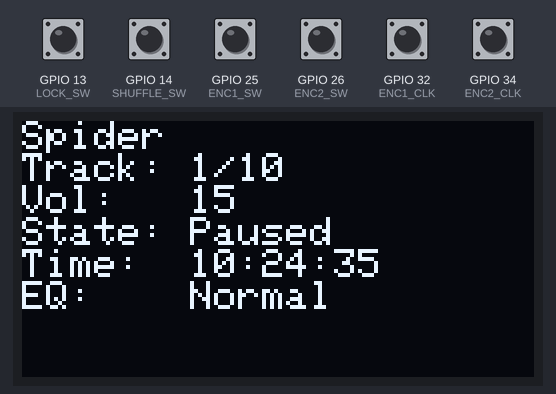
The sketch below on a simulated ESP32. Shown: 128×64 one-colour display. Inputs (shaded band) come from the test bench; at power-on: GPIO 13 (LOCK_SW), GPIO 14 (SHUFFLE_SW), GPIO 25 (ENC1_SW), GPIO 26 (ENC2_SW), GPIO 32 (ENC1_CLK), GPIO 34 (ENC2_CLK) HIGH. WiFi joins after 1.5 s; servers stay silent unless stated; the local clock reads 2024-03-15 10:24:30 at power-on unless the sketch sets it; random numbers use the default seed unless the sketch sets one; EEPROM starts erased; the audio player accepts every command and is not drawn; what the sketch prints to the serial monitor is not drawn.

Above: at 5.4 s.
5.5 s: GPIO 25 (ENC1_SW) pulled LOW for 0.15 s
At 5.72 s:
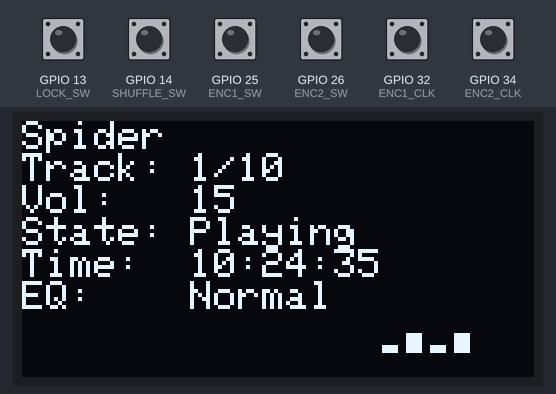
6.2 s: GPIO 13 (LOCK_SW) pulled LOW for 0.15 s
At 6.3 s:
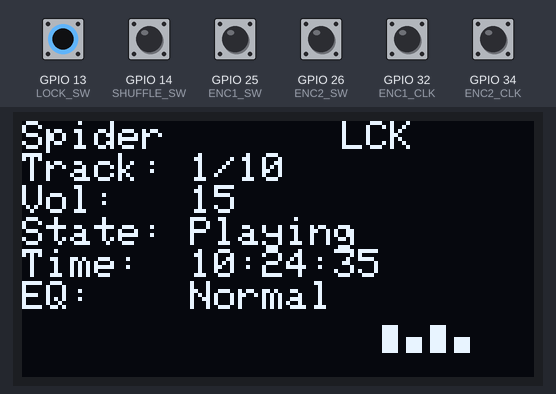
6.9 s: GPIO 14 (SHUFFLE_SW) pulled LOW for 0.15 s
At 7.01 s:
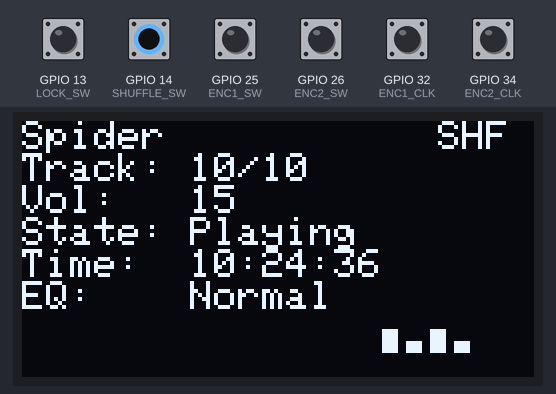
7.6 s: GPIO 26 (ENC2_SW) pulled LOW for 0.15 s
At 7.79 s:
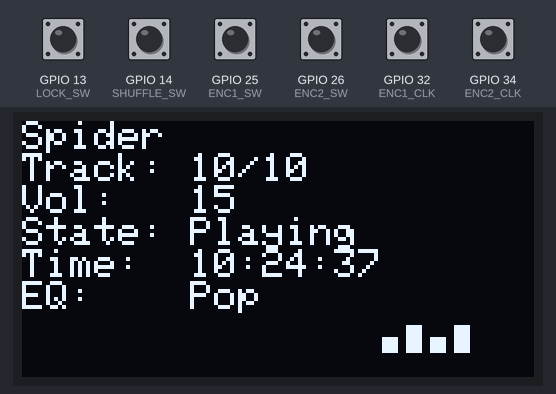
8.3 s: GPIO 26 (ENC2_SW) pulled LOW for 1 s
At 8.5 s:
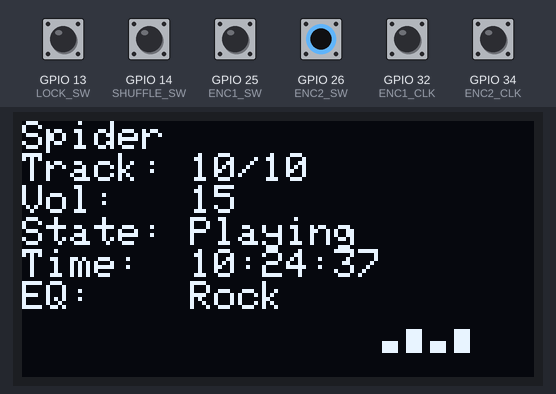
9.9 s: GPIO 13 (LOCK_SW) pulled LOW for 1 s
At 15.75 s:
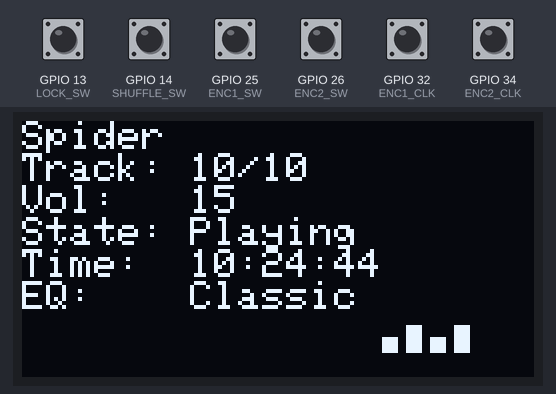
Timing chart, 0 to 17.2 s (numbered marks = the images above; inputs shaded):
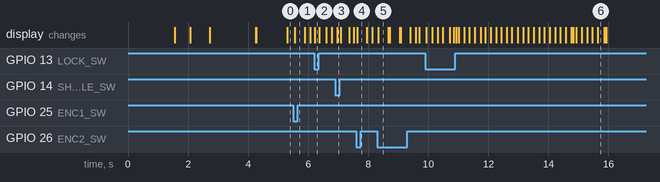

Measured:
- after the input at 5.5 s, the display: changes after 0.06 s (image 1)

The sketch:

spider.ino
```cpp
// Spider: ESP32 MP3 player, two-knob version
// Parts: ESP32 dev board, DFPlayer Mini, 0.96" SSD1306 OLED (I2C), two KY-040
// rotary encoders, two slide switches (lock and shuffle).
// Board settings in the Arduino IDE: ESP32 Dev Module, Flash Mode DIO.
// Wiring and the story behind it: see docs/ in this repo.
//
// Knob 1: turn = track, click = play / pause (resumes mid-song)
// Knob 2: turn = volume, click = next EQ preset
// Lock switch: knobs do nothing. Shuffle switch: random next track.

#include <Wire.h>
#include <WiFi.h>
#include <WebServer.h>
#include <ArduinoOTA.h>
#include <Preferences.h>
#include <Adafruit_GFX.h>
#include <Adafruit_SSD1306.h>
#include <DFRobotDFPlayerMini.h>

Adafruit_SSD1306 display(128, 64, &Wire, -1);
HardwareSerial dfSerial(2);
DFRobotDFPlayerMini myDFPlayer;
WebServer server(80);
Preferences prefs;

#define ENC1_CLK 32
#define ENC1_DT  33
#define ENC1_SW  25

#define ENC2_CLK 34
#define ENC2_DT  27
#define ENC2_SW  26

#define LOCK_SW    13
#define SHUFFLE_SW 14

int enc1LastCLK, enc2LastCLK;

int track = 1;
int volume = 15;
bool playing = false;
bool pausedMidSong = false;
int maxTrack = 99;
bool dfReady = false;

const char* eqNames[] = {"Normal", "Pop", "Rock", "Jazz", "Classic", "Bass"};
const int eqCount = 6;
int eqIndex = 0;

bool locked = false;
bool shuffleOn = false;
bool shuffleLast = false;
unsigned long lastFinishedAt = 0;

// Put your own WiFi name and password here. Leave them as they are and the
// player still works: it looks for WiFi for 4 seconds, then carries on without it.
const char* wifiSSID = "YOUR_WIFI_NAME";
const char* wifiPassword = "YOUR_WIFI_PASSWORD";
const char* ntpServer = "pool.ntp.org";
const long gmtOffsetSec = 3600;
const int daylightOffsetSec = 0;

bool wifiOn = false;
unsigned long wifiLostSince = 0;

char timeString[9] = "--:--:--";

// ---------- Screensaver ----------
const unsigned long screensaverDelay = 5000;  // no input for this long = screensaver (ms)
const unsigned long nameTime = 5000;          // how long the name stays up (ms)
const int kickSpeed = 4;                      // pixels moved per frame (bigger = faster)
const int frameTime = 30;                     // ms per frame (bigger = slower)

bool screensaverOn = false;
unsigned long lastActivity = 0;
int ssPhase = 0;                 // 0 = showing name, 1 = kick sliding
unsigned long ssPhaseStart = 0;
unsigned long ssLastFrame = 0;
int ssKickX = 0;

// Your flying kick, 60 x 46 pixels
#define KICK_W 60
#define KICK_H 46
const unsigned char kickPic[] PROGMEM = {
  0x00, 0x1F, 0xC0, 0x00, 0x00, 0x00, 0x00, 0x00, 0x00, 0x1F, 0xC0, 0x00, 0x00, 0x00, 0x00, 0x00,
  0x00, 0x3F, 0xC0, 0x00, 0x00, 0x00, 0x00, 0x00, 0x00, 0x3F, 0xC0, 0x00, 0x00, 0x00, 0x00, 0x00,
  0x00, 0x3F, 0xC0, 0x00, 0x00, 0x00, 0x00, 0x00, 0x00, 0x3F, 0xC0, 0x00, 0x00, 0x00, 0x00, 0x00,
  0x00, 0x3F, 0xC0, 0x00, 0x00, 0x00, 0x00, 0x00, 0x00, 0x3F, 0x80, 0x00, 0x00, 0x00, 0x00, 0x00,
  0x00, 0x1F, 0x80, 0x00, 0x00, 0x00, 0x00, 0x00, 0x00, 0x3F, 0xFF, 0x80, 0x00, 0x00, 0x00, 0x00,
  0x00, 0x7F, 0xFF, 0xE0, 0x00, 0x00, 0x00, 0x00, 0x01, 0xFF, 0xFF, 0xF8, 0x00, 0x00, 0x00, 0xC0,
  0x03, 0xFF, 0xFF, 0xFF, 0xE0, 0x03, 0xE7, 0xE0, 0x0F, 0xFF, 0xFF, 0xFF, 0xFC, 0x3F, 0xFF, 0xE0,
  0x1F, 0xFF, 0xFF, 0xFF, 0xFF, 0xFF, 0xFF, 0xE0, 0x1F, 0xFF, 0xFF, 0xFF, 0xFF, 0xFF, 0xFF, 0xE0,
  0x3F, 0xFF, 0xFF, 0x83, 0xFF, 0xFF, 0xFE, 0xF0, 0x7F, 0xFF, 0xFF, 0x80, 0xFF, 0xFF, 0xF8, 0x60,
  0x7C, 0xFF, 0xFF, 0xC0, 0xFF, 0xFF, 0xF0, 0x00, 0x70, 0x3F, 0xFF, 0xE7, 0xFF, 0xFF, 0xF0, 0x00,
  0xF0, 0x3F, 0xFF, 0xFF, 0xFF, 0xFF, 0x80, 0x00, 0xF0, 0x1F, 0xFF, 0xFF, 0xFF, 0xFE, 0x00, 0x00,
  0xE0, 0x1F, 0xFF, 0xFF, 0xFF, 0xE0, 0x00, 0x00, 0xE0, 0x0F, 0xFF, 0xFF, 0xFF, 0x80, 0x00, 0x00,
  0xE0, 0x0F, 0xFF, 0xFF, 0xFF, 0x00, 0x00, 0x00, 0xE0, 0x07, 0xFF, 0xFF, 0xFC, 0x00, 0x00, 0x00,
  0xE0, 0x07, 0xFF, 0xFF, 0xF0, 0x00, 0x00, 0x00, 0xE0, 0x03, 0xFF, 0xFF, 0x80, 0x00, 0x00, 0x00,
  0xE0, 0x01, 0xFF, 0xFF, 0x00, 0x00, 0x00, 0x00, 0xC0, 0x00, 0xFF, 0xFE, 0x00, 0x00, 0x00, 0x00,
  0x00, 0x00, 0x7F, 0xFC, 0x00, 0x00, 0x00, 0x00, 0x00, 0x00, 0x7F, 0xF8, 0x00, 0x00, 0x00, 0x00,
  0x00, 0x00, 0x3F, 0xF0, 0x00, 0x00, 0x00, 0x00, 0x00, 0x00, 0x1F, 0xF0, 0x00, 0x00, 0x00, 0x00,
  0x00, 0x00, 0x0F, 0xF0, 0x00, 0x00, 0x00, 0x00, 0x00, 0x00, 0x0F, 0xF0, 0x00, 0x00, 0x00, 0x00,
  0x00, 0x00, 0x0F, 0xF0, 0x00, 0x00, 0x00, 0x00, 0x00, 0x00, 0x0F, 0xF0, 0x00, 0x00, 0x00, 0x00,
  0x00, 0x00, 0x0F, 0xE3, 0x80, 0x00, 0x00, 0x00, 0x00, 0x00, 0x0F, 0xE7, 0xF0, 0x00, 0x00, 0x00,
  0x00, 0x00, 0x0F, 0xFF, 0xFC, 0x00, 0x00, 0x00, 0x00, 0x00, 0x0F, 0xFF, 0xFC, 0x00, 0x00, 0x00,
  0x00, 0x00, 0x0F, 0xFF, 0xFE, 0x00, 0x00, 0x00, 0x00, 0x00, 0x0F, 0xFF, 0xFC, 0x00, 0x00, 0x00,
  0x00, 0x00, 0x07, 0x80, 0x18, 0x00, 0x00, 0x00, 0x00, 0x00, 0x01, 0x80, 0x00, 0x00, 0x00, 0x00
};

void saveState() {
  prefs.putInt("track", track);
  prefs.putInt("volume", volume);
  prefs.putBool("playing", playing);
  prefs.putInt("eq", eqIndex);
}

int randomTrack() {
  if (maxTrack <= 1) return 1;
  int t = track;
  while (t == track) {
    t = random(1, maxTrack + 1);
  }
  return t;
}

void playTrack() {
  myDFPlayer.play(track);
  pausedMidSong = false;
}

void turnWifiOff() {
  WiFi.disconnect(true);
  WiFi.mode(WIFI_OFF);
  wifiOn = false;
  Serial.println("WiFi switched off to save battery");
}

void showBootMessage(const char* line1, const char* line2) {
  display.clearDisplay();
  display.setTextSize(1);
  display.setTextColor(SSD1306_WHITE);
  display.setCursor(0, 0);
  display.println("Spider");
  display.println();
  display.println(line1);
  display.println(line2);
  display.display();
}

void updateDisplay() {
  if (screensaverOn) return;   // screensaver owns the screen

  display.clearDisplay();
  display.setTextSize(1);
  display.setTextColor(SSD1306_WHITE);
  display.setCursor(0, 0);
  display.print("Spider");

  if (locked) {
    display.setCursor(80, 0);
    display.print("LCK");
  }
  if (shuffleOn) {
    display.setCursor(104, 0);
    display.print("SHF");
  }

  display.setCursor(0, 8);
  display.print("Track: ");
  display.print(track);
  display.print("/");
  display.println(maxTrack);
  display.print("Vol:   ");
  display.println(volume);
  display.print("State: ");
  display.println(playing ? "Playing" : "Paused");
  display.print("Time:  ");
  display.println(timeString);
  display.print("EQ:    ");
  display.println(eqNames[eqIndex]);

  if (!dfReady) {
    display.println("No DFPlayer!");
  }

  if (playing) {
    int barBase = 58;
    int barX = 90;
    for (int i = 0; i < 4; i++) {
      int seed = (millis() / 150) + i * 3;
      int h = 2 + (seed % 6);
      display.fillRect(barX + i * 6, barBase - h, 4, h, SSD1306_WHITE);
    }
  }

  display.display();
}

// ---------- Screensaver drawing ----------
void showName() {
  display.clearDisplay();
  display.setTextColor(SSD1306_WHITE);

  // Yellow strip
  display.setTextSize(2);
  display.setCursor(28, 0);
  display.print("FOLLOW");

  // Blue part
  display.setTextSize(3);
  display.setCursor(10, 16);
  display.print("@Super");
  display.setCursor(1, 40);
  display.print("DidZero");

  display.display();
}

void startScreensaver() {
  screensaverOn = true;
  ssPhase = 0;
  ssPhaseStart = millis();
  showName();
}

// Draws the next step of the screensaver without stopping the music
void runScreensaver() {
  if (ssPhase == 0) {
    if (millis() - ssPhaseStart >= nameTime) {
      ssPhase = 1;
      ssKickX = -KICK_W;
      ssLastFrame = 0;
    }
  } else {
    if (millis() - ssLastFrame >= (unsigned long)frameTime) {
      ssLastFrame = millis();
      display.clearDisplay();
      display.drawBitmap(ssKickX, 17, kickPic, KICK_W, KICK_H, SSD1306_WHITE);
      display.display();
      ssKickX += kickSpeed;
      if (ssKickX > 128) {
        ssPhase = 0;
        ssPhaseStart = millis();
        showName();
      }
    }
  }
}

// Call on any knob or switch input.
// Returns true if the screen was asleep, so that first touch only wakes it up.
bool wakeUp() {
  lastActivity = millis();
  if (screensaverOn) {
    screensaverOn = false;
    updateDisplay();
    return true;
  }
  return false;
}

void updateTimeString() {
  struct tm timeinfo;
  // 0 = don't wait; if the time was never set, the dashes stay
  if (getLocalTime(&timeinfo, 0)) {
    sprintf(timeString, "%02d:%02d:%02d", timeinfo.tm_hour, timeinfo.tm_min, timeinfo.tm_sec);
  }
}

void handleRoot() {
  String html = "<html><head><meta http-equiv='refresh' content='2'>";
  html += "<title>Spider</title></head><body style='font-family:sans-serif'>";
  html += "<h1>Spider</h1>";
  html += "<p><b>Track:</b> " + String(track) + " of " + String(maxTrack) + "</p>";
  html += "<p><b>Volume:</b> " + String(volume) + "</p>";
  html += "<p><b>State:</b> " + String(playing ? "Playing" : "Paused") + "</p>";
  html += "<p><b>EQ:</b> " + String(eqNames[eqIndex]) + "</p>";
  html += "<p><b>Lock:</b> " + String(locked ? "On" : "Off") + "</p>";
  html += "<p><b>Shuffle:</b> " + String(shuffleOn ? "On" : "Off") + "</p>";
  html += "<p><b>Time:</b> " + String(timeString) + "</p>";
  html += "</body></html>";
  server.send(200, "text/html", html);
}

void setup() {
  Serial.begin(115200);
  randomSeed(esp_random());

  // Give the screen and DFPlayer time to power up after the switch is flipped
  delay(1500);

  display.begin(SSD1306_SWITCHCAPVCC, 0x3C);
  showBootMessage("Starting...", "Waiting for DFPlayer");

  // Keep trying until the DFPlayer answers (up to about 10 seconds)
  dfSerial.begin(9600, SERIAL_8N1, 16, 17);
  for (int i = 0; i < 10 && !dfReady; i++) {
    dfReady = myDFPlayer.begin(dfSerial);
    if (!dfReady) {
      Serial.println("DFPlayer not ready yet, retrying...");
      delay(1000);
    }
  }
  Serial.println(dfReady ? "DFPlayer ready" : "DFPlayer not found");

  // Ask for the song count, retrying until the card has been read
  int fileCount = -1;
  if (dfReady) {
    showBootMessage("DFPlayer found", "Reading SD card...");
    for (int i = 0; i < 5 && fileCount <= 0; i++) {
      delay(500);
      fileCount = myDFPlayer.readFileCounts();
    }
  }
  if (fileCount > 0) {
    maxTrack = fileCount;
  }
  Serial.print("Tracks on card: ");
  Serial.println(fileCount > 0 ? fileCount : 0);

  prefs.begin("spider", false);
  track = prefs.getInt("track", 1);
  volume = prefs.getInt("volume", 15);
  playing = prefs.getBool("playing", false);
  eqIndex = prefs.getInt("eq", 0);
  if (track > maxTrack) track = 1;
  if (eqIndex < 0 || eqIndex >= eqCount) eqIndex = 0;

  myDFPlayer.volume(volume);
  delay(100);
  myDFPlayer.EQ(eqIndex);

  pinMode(ENC1_CLK, INPUT);
  pinMode(ENC1_DT, INPUT);
  pinMode(ENC1_SW, INPUT_PULLUP);

  pinMode(ENC2_CLK, INPUT);
  pinMode(ENC2_DT, INPUT);
  pinMode(ENC2_SW, INPUT_PULLUP);

  pinMode(LOCK_SW, INPUT_PULLUP);
  pinMode(SHUFFLE_SW, INPUT_PULLUP);

  enc1LastCLK = digitalRead(ENC1_CLK);
  enc2LastCLK = digitalRead(ENC2_CLK);

  locked = digitalRead(LOCK_SW) == LOW;
  shuffleOn = digitalRead(SHUFFLE_SW) == LOW;
  shuffleLast = shuffleOn;

  // Look for home WiFi for about 4 seconds only
  showBootMessage("Looking for WiFi...", "");
  WiFi.mode(WIFI_STA);
  WiFi.begin(wifiSSID, wifiPassword);
  Serial.print("Connecting to WiFi");
  int attempts = 0;
  while (WiFi.status() != WL_CONNECTED && attempts < 8) {
    delay(500);
    Serial.print(".");
    attempts++;
  }

  if (WiFi.status() == WL_CONNECTED) {
    wifiOn = true;
    Serial.println("\nWiFi connected");
    Serial.print("Spider's IP address: ");
    Serial.println(WiFi.localIP());
    configTime(gmtOffsetSec, daylightOffsetSec, ntpServer);

    server.on("/", handleRoot);
    server.begin();
    Serial.println("Web dashboard started");

    ArduinoOTA.setHostname("spider-mp3");
    ArduinoOTA.onStart([]() {
      Serial.println("OTA update starting...");
    });
    ArduinoOTA.onEnd([]() {
      Serial.println("OTA update finished");
    });
    ArduinoOTA.onError([](ota_error_t error) {
      Serial.printf("OTA error [%u]\n", error);
    });
    ArduinoOTA.begin();
    Serial.println("OTA ready");
  } else {
    Serial.println("\nHome WiFi not found");
    turnWifiOff();
  }

  if (playing) {
    playTrack();
  }

  updateDisplay();
  lastActivity = millis();
  Serial.println("Ready.");
}

unsigned long lastTimeUpdate = 0;
unsigned long lastVisualizerUpdate = 0;

void loop() {
  if (wifiOn) {
    server.handleClient();
    ArduinoOTA.handle();

    // Left home? After 30 seconds without WiFi, switch it off
    if (WiFi.status() != WL_CONNECTED) {
      if (wifiLostSince == 0) {
        wifiLostSince = millis();
      } else if (millis() - wifiLostSince > 30000) {
        turnWifiOff();
      }
    } else {
      wifiLostSince = 0;
    }
  }

  // Screensaver: start after a few seconds without input, keep it animating
  if (!screensaverOn && millis() - lastActivity > screensaverDelay) {
    startScreensaver();
  }
  if (screensaverOn) {
    runScreensaver();
  }

  // Switches (always applied, and they wake the screen)
  bool lockNow = digitalRead(LOCK_SW) == LOW;
  if (lockNow != locked) {
    locked = lockNow;
    Serial.println(locked ? "Lock ON" : "Lock OFF");
    wakeUp();
    updateDisplay();
  }

  shuffleOn = digitalRead(SHUFFLE_SW) == LOW;
  if (shuffleOn != shuffleLast) {
    Serial.println(shuffleOn ? "Shuffle ON" : "Shuffle OFF");
    if (shuffleOn) {
      track = randomTrack();
      pausedMidSong = false;
      if (playing) playTrack();
      saveState();
    }
    shuffleLast = shuffleOn;
    wakeUp();
    updateDisplay();
  }

  // Song ended: random next track if shuffle is on, otherwise next in order
  if (myDFPlayer.available()) {
    if (myDFPlayer.readType() == DFPlayerPlayFinished && millis() - lastFinishedAt > 1000) {
      lastFinishedAt = millis();
      if (shuffleOn) {
        track = randomTrack();
      } else {
        track++;
        if (track > maxTrack) track = 1;
      }
      playTrack();
      saveState();
      updateDisplay();
    }
  }

  if (millis() - lastTimeUpdate > 1000) {
    updateTimeString();
    updateDisplay();
    lastTimeUpdate = millis();
  }

  if (playing && millis() - lastVisualizerUpdate > 150) {
    updateDisplay();
    lastVisualizerUpdate = millis();
  }

  // Encoders: read positions always, but only act when unlocked
  int enc1CLK = digitalRead(ENC1_CLK);
  int enc2CLK = digitalRead(ENC2_CLK);

  if (locked) {
    // Locked: knobs do nothing, but touching them still wakes the screen
    if (enc1CLK != enc1LastCLK || enc2CLK != enc2LastCLK ||
        digitalRead(ENC1_SW) == LOW || digitalRead(ENC2_SW) == LOW) {
      wakeUp();
    }
    enc1LastCLK = enc1CLK;
    enc2LastCLK = enc2CLK;
    return;
  }

  // Encoder 1, turn: change track
  if (enc1CLK != enc1LastCLK && enc1CLK == HIGH) {
    if (!wakeUp()) {
      bool cw = digitalRead(ENC1_DT) != enc1CLK;
      track += cw ? 1 : -1;
      if (track < 1) track = 1;
      if (track > maxTrack) track = maxTrack;
      pausedMidSong = false;
      if (playing) playTrack();
      saveState();
      updateDisplay();
    }
  }
  enc1LastCLK = enc1CLK;

  // Encoder 1, click: play / pause (resumes where it stopped)
  if (digitalRead(ENC1_SW) == LOW) {
    if (!wakeUp()) {
      if (playing) {
        myDFPlayer.pause();
        playing = false;
        pausedMidSong = true;
      } else {
        if (pausedMidSong) {
          myDFPlayer.start();
          pausedMidSong = false;
        } else {
          playTrack();
        }
        playing = true;
      }
      saveState();
      updateDisplay();
    }
    delay(300);
  }

  // Encoder 2, turn: volume
  if (enc2CLK != enc2LastCLK && enc2CLK == HIGH) {
    if (!wakeUp()) {
      bool cw = digitalRead(ENC2_DT) != enc2CLK;
      volume += cw ? 1 : -1;
      if (volume < 0) volume = 0;
      if (volume > 30) volume = 30;
      myDFPlayer.volume(volume);
      saveState();
      updateDisplay();
    }
  }
  enc2LastCLK = enc2CLK;

  // Encoder 2, click: next EQ preset
  if (digitalRead(ENC2_SW) == LOW) {
    if (!wakeUp()) {
      eqIndex = (eqIndex + 1) % eqCount;
      myDFPlayer.EQ(eqIndex);
      saveState();
      updateDisplay();
    }
    delay(300);
  }
}
```
